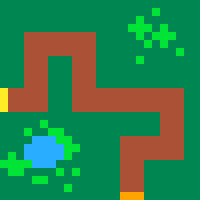

This is a level from a 2D game, rendered from its Tiled map with the project's own tilesets. A one-line summary and the complete map file follow:
An orthogonal 25x25 tile map with 8x8 px tiles, 2 tile layers (Level 1, Level 2).

<map version="1.2" tiledversion="1.3.1" orientation="orthogonal" renderorder="right-down" compressionlevel="0" width="25" height="25" tilewidth="8" tileheight="8" infinite="0" nextlayerid="3" nextobjectid="1">
 <editorsettings>
  <export target="td-levels.lua" format="lua" />
 </editorsettings>
 <tileset firstgid="1" name="tower" tilewidth="8" tileheight="8" tilecount="256" columns="16">
  <image source="tower.png" trans="000000" width="128" height="128" />
 </tileset>
 <layer id="1" name="Level 1" width="25" height="25">
  <data encoding="csv">
1,1,1,1,1,1,1,1,1,1,1,1,1,1,1,1,1,1,1,1,1,1,1,1,1,
1,1,1,1,1,1,1,1,1,1,1,1,1,1,1,1,1,1,1,1,1,1,1,1,1,
1,1,1,1,1,1,1,1,1,1,1,1,1,1,1,1,1,1,1,1,1,1,1,1,1,
1,1,1,1,1,1,1,1,1,1,1,1,1,1,1,1,1,1,1,1,1,1,1,1,1,
1,1,1,1,1,1,1,1,1,1,1,1,1,1,1,1,1,1,1,1,1,1,1,1,1,
1,1,1,1,1,1,1,2,2,2,2,2,2,2,2,2,2,2,1,1,1,1,1,1,1,
1,1,1,1,1,1,1,2,2,2,2,2,2,2,2,2,2,2,1,1,1,1,1,1,1,
1,1,1,1,1,1,1,2,2,2,2,2,2,2,2,2,2,2,1,1,1,1,1,1,1,
1,1,1,1,1,1,1,2,2,2,1,1,1,1,1,2,2,2,1,1,1,1,1,1,1,
1,1,1,1,1,1,1,2,2,2,1,1,1,1,1,2,2,2,1,1,1,1,1,1,1,
1,1,1,1,1,1,1,2,2,2,1,1,1,1,1,2,2,2,1,1,1,1,1,1,1,
5,2,2,2,2,2,2,2,2,2,1,1,1,1,1,2,2,2,1,1,1,1,1,1,1,
5,2,2,2,2,2,2,2,2,2,1,1,1,1,1,2,2,2,1,1,1,1,1,1,1,
5,2,2,2,2,2,2,2,2,2,1,1,1,1,1,2,2,2,1,1,1,1,1,1,1,
1,1,1,1,1,1,1,1,1,1,1,1,1,1,1,2,2,2,1,1,1,1,1,1,1,
1,1,1,1,1,3,1,1,1,1,1,1,1,1,1,2,2,2,1,1,1,1,1,1,1,
1,1,1,3,1,1,3,3,1,1,1,1,1,1,1,2,2,2,1,1,1,1,1,1,1,
1,1,1,1,4,4,4,3,3,1,1,1,1,1,1,2,2,2,1,1,1,1,1,1,1,
1,1,1,4,4,4,4,4,3,3,1,1,1,1,1,2,2,2,1,1,1,1,1,1,1,
1,3,1,4,4,4,4,4,3,1,1,1,1,1,1,2,2,2,1,1,1,1,1,1,1,
3,3,3,3,4,4,4,1,1,1,1,1,1,1,1,2,2,2,1,1,1,1,1,1,1,
1,3,3,1,1,1,1,3,1,3,1,1,1,1,1,2,2,2,1,1,1,1,1,1,1,
1,1,1,1,3,3,1,1,1,1,1,1,1,1,1,2,2,2,1,1,1,1,1,1,1,
1,1,1,1,1,1,1,1,3,1,1,1,1,1,1,2,2,2,1,1,1,1,1,1,1,
1,1,1,1,1,1,1,1,1,1,1,1,1,1,1,6,6,6,1,1,1,1,1,1,1
</data>
 </layer>
 <layer id="2" name="Level 2" width="25" height="25">
  <data encoding="csv">
1,1,1,1,1,1,1,1,1,1,1,1,1,1,1,1,1,1,1,1,1,1,1,1,1,
1,1,1,1,1,1,1,1,1,1,1,1,1,1,1,1,1,1,1,3,1,1,1,1,1,
1,1,1,1,1,1,1,1,1,1,1,1,1,1,1,1,1,3,1,1,1,1,1,1,1,
1,1,1,1,1,1,1,1,1,1,1,1,1,1,1,1,3,3,3,1,3,1,1,1,1,
1,1,1,2,2,2,2,2,2,2,2,2,1,1,1,1,1,3,1,3,3,3,1,1,1,
1,1,1,2,2,2,2,2,2,2,2,2,1,1,1,1,1,1,3,1,3,1,1,1,1,
1,1,1,2,2,2,2,2,2,2,2,2,1,1,1,1,1,1,1,1,1,1,3,1,1,
1,1,1,2,2,2,1,1,1,2,2,2,1,1,1,1,1,3,1,1,1,1,1,1,1,
1,1,1,2,2,2,1,1,1,2,2,2,1,1,1,1,1,1,1,1,1,1,1,1,1,
1,1,1,2,2,2,1,1,1,2,2,2,1,1,1,1,1,1,1,1,1,1,1,1,1,
1,1,1,2,2,2,1,1,1,2,2,2,1,1,1,1,1,1,1,1,1,1,1,1,1,
5,2,2,2,2,2,1,1,1,2,2,2,2,2,2,2,2,2,2,2,2,2,2,1,1,
5,2,2,2,2,2,1,1,1,2,2,2,2,2,2,2,2,2,2,2,2,2,2,1,1,
5,2,2,2,2,2,1,1,1,2,2,2,2,2,2,2,2,2,2,2,2,2,2,1,1,
1,1,1,1,1,1,1,1,1,1,1,1,1,1,1,1,1,1,1,1,2,2,2,1,1,
1,1,1,1,1,3,1,1,1,1,1,1,1,1,1,1,1,1,1,1,2,2,2,1,1,
1,1,1,3,1,1,3,3,1,1,1,1,1,1,1,1,1,1,1,1,2,2,2,1,1,
1,1,1,1,4,4,4,3,3,1,1,1,1,1,1,2,2,2,2,2,2,2,2,1,1,
1,1,1,4,4,4,4,4,3,3,1,1,1,1,1,2,2,2,2,2,2,2,2,1,1,
1,3,1,4,4,4,4,4,3,1,1,1,1,1,1,2,2,2,2,2,2,2,2,1,1,
3,3,3,3,4,4,4,1,1,1,1,1,1,1,1,2,2,2,1,1,1,1,1,1,1,
1,3,3,1,1,1,1,3,1,3,1,1,1,1,1,2,2,2,1,1,1,1,1,1,1,
1,1,1,1,3,3,1,1,1,1,1,1,1,1,1,2,2,2,1,1,1,1,1,1,1,
1,1,1,1,1,1,1,1,3,1,1,1,1,1,1,2,2,2,1,1,1,1,1,1,1,
1,1,1,1,1,1,1,1,1,1,1,1,1,1,1,6,6,6,1,1,1,1,1,1,1
</data>
 </layer>
</map>
